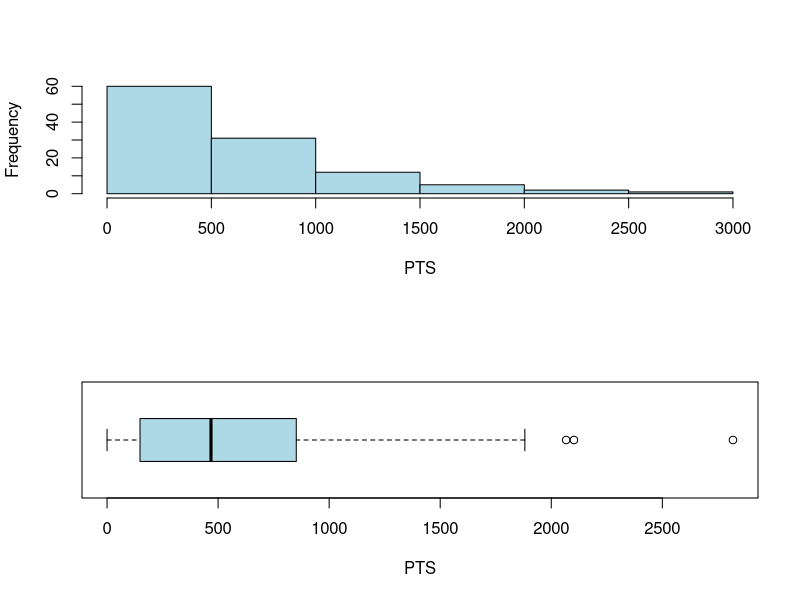
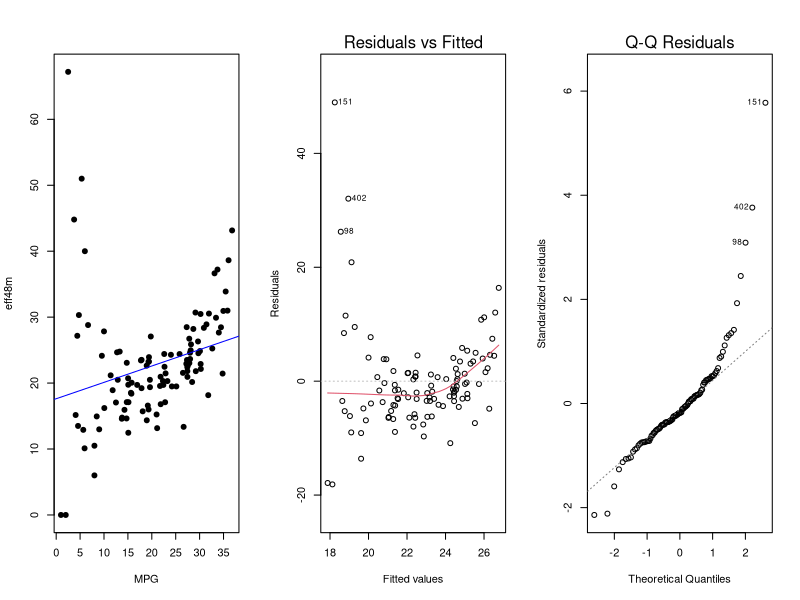
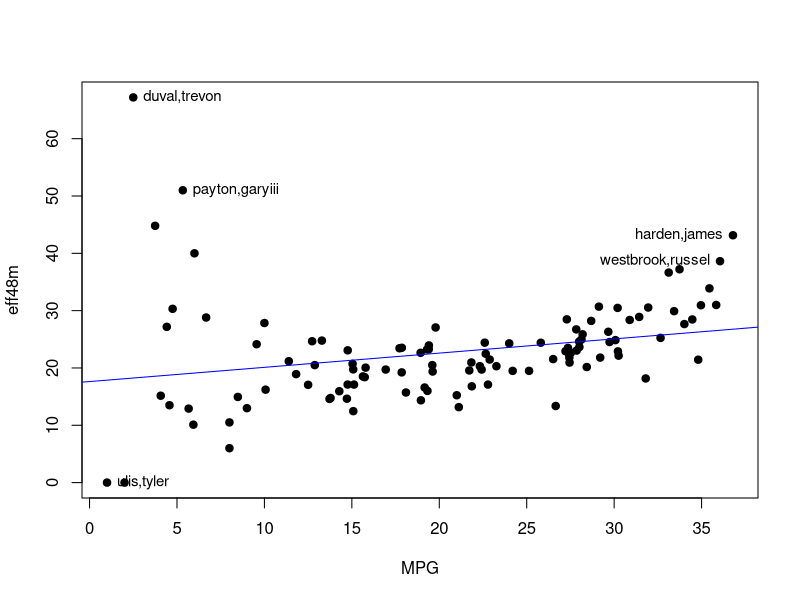
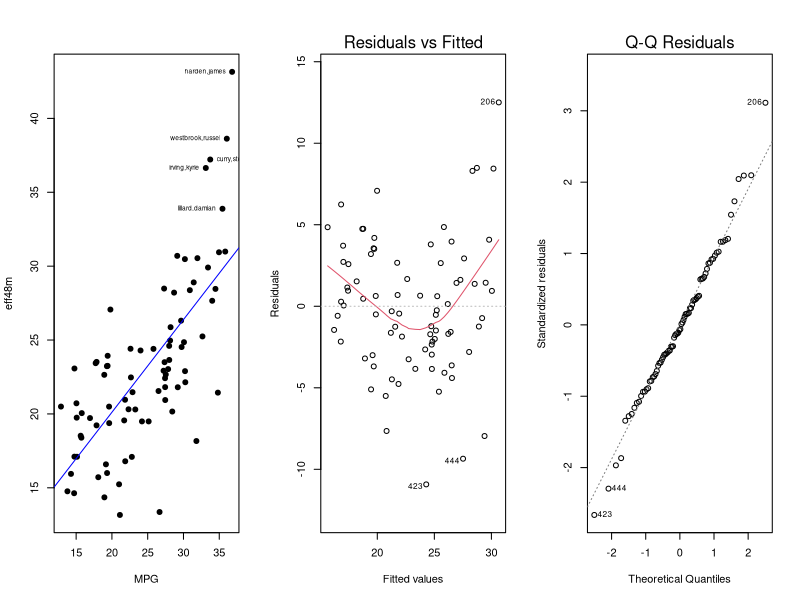
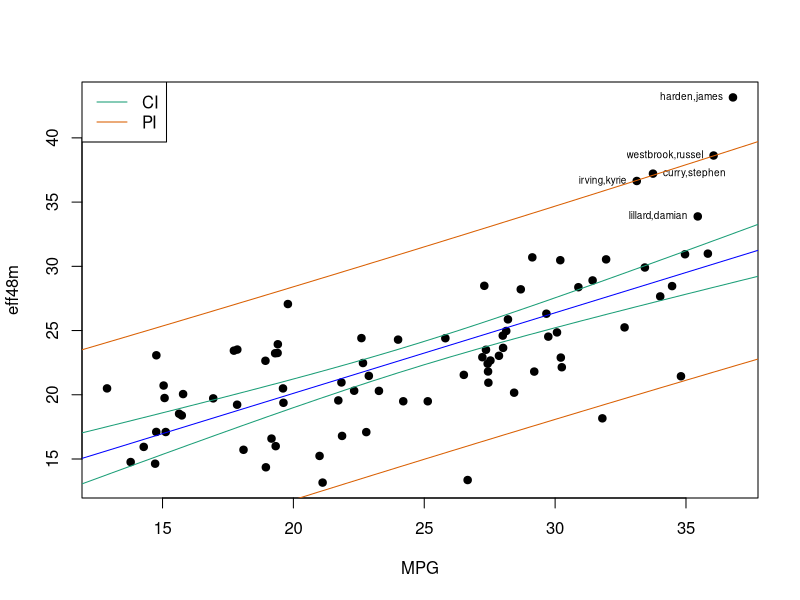
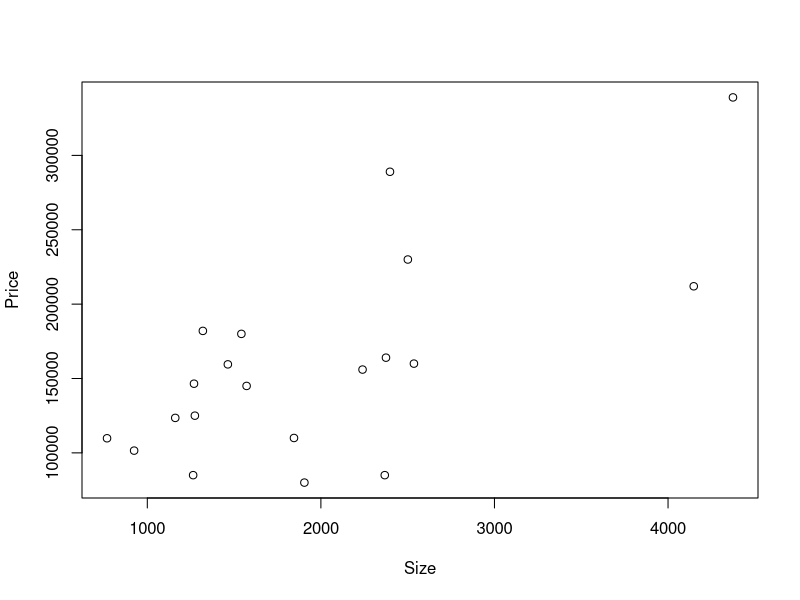
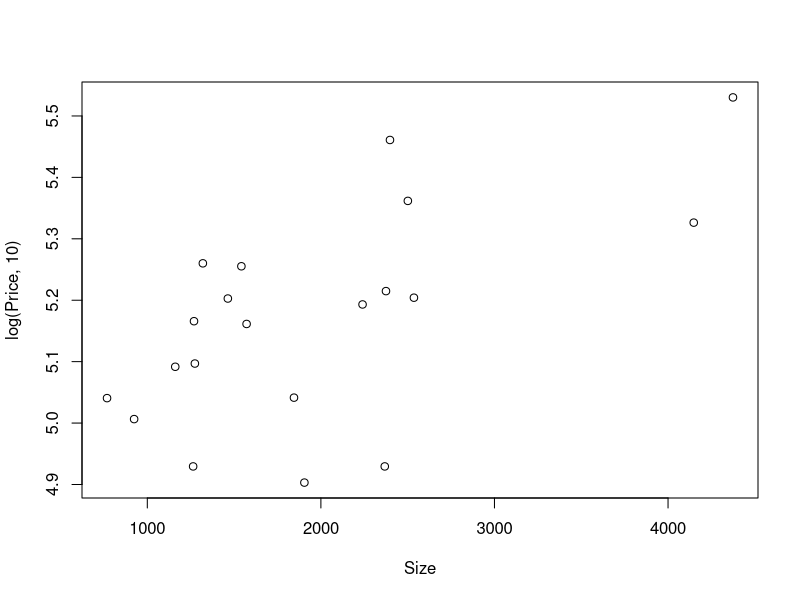
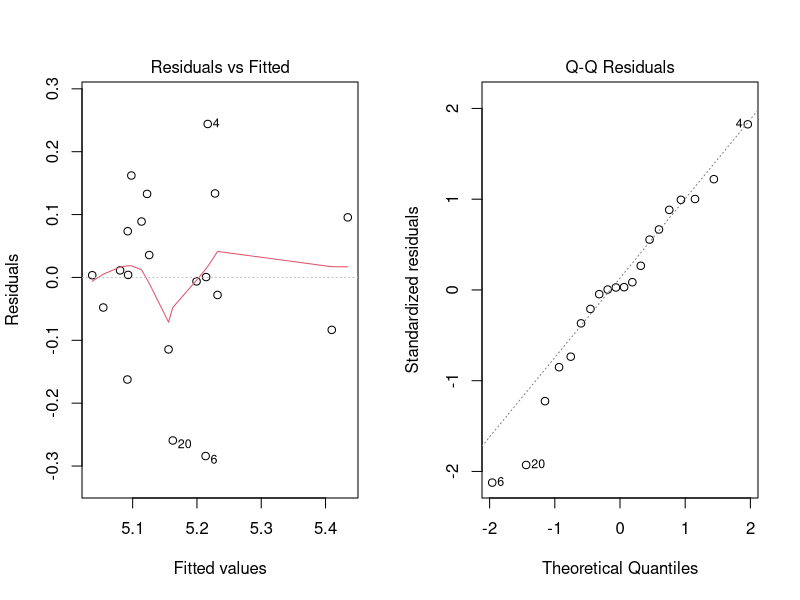

Here is the R script that generated these plots, in order:
## ---- chunk 1
setwd(dirname(rstudioapi::getActiveDocumentContext()$path))
NBAData0 = read.table('NBA18-19.txt', header=TRUE, sep="")
str(NBAData0)
## ---- chunk 2
NBAData=subset(NBAData0, PS=='PG')
head(NBAData)
## ---- chunk 3
par(mfrow=c(2,1))
with(NBAData, hist(PTS,col='lightblue', main = ""))
with(NBAData, boxplot(PTS,col='lightblue', horizontal = TRUE, xlab = "PTS"))
par(mfrow=c(1,1))

## ---- chunk 4
cbind(NBAData$Player[NBAData$PTS>2000],
      NBAData$PTS[NBAData$PTS>2000])

## ---- chunk 5
NBAData$eff48m=(NBAData$PTS + NBAData$TR + NBAData$AS + NBAData$ST + 
        NBAData$BK - (NBAData$FGA-NBAData$FGM) - 
        (NBAData$FTA-NBAData$FTM) - NBAData$TO)*48/NBAData$Min
NBAData$MPG=NBAData$Min/NBAData$GP
head(NBAData)
## ---- chunk 6
NBA.fit0=lm(eff48m ~ MPG, data = NBAData)
summary(NBA.fit0)



## ---- chunk 7
par(mfrow=c(1,3))
plot(eff48m~MPG, pch=19,data=NBAData)
abline(NBA.fit0,col='blue')
plot(NBA.fit0,c(1,2))
## ---- chunk 8
par(mfrow=c(1,1))
plot(eff48m~MPG, pch=19,data=NBAData)
abline(NBA.fit0,col='blue')
#text labels
text(NBAData$MPG[c(33,45,83,103,108)], NBAData$eff48m[c(33,45,83,103,108)],
     label=NBAData$Player[c(33,45,83,103,108)],pos=c(4,2,4,4,2),cex=0.9)
## ---- chunk 9
NBAData[NBAData$Player == "ulis,tyler",]

## ---- chunk 10
NBAFull=subset(NBAData,Min>500 & MPG>6.09)
str(NBAFull)

## ---- chunk 11
NBA.fit=lm(eff48m ~ MPG, data = NBAFull)
summary(NBA.fit)


## ---- chunk 12
par(mfrow=c(1,3))
plot(eff48m~MPG, data=NBAFull,pch=19)
abline(NBA.fit,col='blue')
id=c(19, 31, 37, 43, 79)
text(NBAFull$MPG[id],NBAFull$eff48m[id],label=NBAFull$Player[id],pos=c(4,2,2,2,2),cex=0.6)
plot(NBA.fit, c(1,2))
par(mfrow=c(1,1))
## ---- chunk 13
mean(NBAFull$MPG)
## ---- chunk 14
NBA.fit$coefficients[1] + NBA.fit$coefficients[2]*24.7


## ---- chunk 15
c(1,24.7)%*%c(NBA.fit$coefficients[1],NBA.fit$coefficients[2])


## ---- chunk 16
predict(NBA.fit, data.frame(MPG=24.7))


## ---- chunk 17
mean(predict(NBA.fit, data.frame(MPG=24.7)))
## ---- chunk 18
NBAFull[NBAFull$Player=="westbrook,russel",]

## ---- chunk 19

NBA.fit$coefficients[1] + NBA.fit$coefficients[2]*36.1


## ---- chunk 20
c(1,36.1)%*%c(NBA.fit$coefficients[1],NBA.fit$coefficients[2])

predict(NBA.fit, data.frame(MPG=36.1))


## ---- chunk 21
X=matrix(c(rep(1,82),NBAFull$MPG),nrow=82)
X
x0=c(1,36.1)
x0
s=summary(NBA.fit)$sigma
se_p=s*sqrt(1+ t(x0)%*%solve(t(X)%*%X)%*%x0)
se_c=s*sqrt(t(x0)%*%solve(t(X)%*%X)%*%x0)
se_p
se_c
## ---- chunk 22
#(tstar=qt(p=???, df=???))
#????
ts=qt(p=0.975, df=80)
ts

## ---- chunk 23
new_MPG=data.frame(MPG=36.1)
predict(NBA.fit, new_MPG, interval='confidence', level = .95)
predict(NBA.fit, new_MPG, interval='prediction', level = .95)

## ---- chunk 24
#Harden's stats
NBAFull[NBAFull$Player=="harden,james",]
## ---- chunk 25
par(mfrow=c(1,1))
plot(eff48m~MPG, data=NBAFull,pch=19)
abline(NBA.fit,col='blue')
text(NBAFull$MPG[id],NBAFull$eff48m[id],label=NBAFull$Player[id],pos=c(4,2,2,2,2),cex=0.6)

library(RColorBrewer); cols <- brewer.pal(2, "Dark2")

#Plot "pointwise" Confidence/Prediction bands 
new_MPG=data.frame(MPG=seq(10,40,by=1))
CI.Limits=as.data.frame(predict(NBA.fit,new_MPG,interval='confidence',level=0.95))
PI.Limits=as.data.frame(predict(NBA.fit,new_MPG,interval='prediction',level=0.95))

lines(new_MPG$MPG, CI.Limits$lwr,col=cols[1])
lines(new_MPG$MPG, CI.Limits$upr,col=cols[1])

lines(new_MPG$MPG, PI.Limits$lwr,col=cols[2])
lines(new_MPG$MPG, PI.Limits$upr,col=cols[2])

legend('topleft',legend=c('CI','PI'),lty=1,col=cols)
## ---- chunk 26
houses = read.table('houses.txt', header=TRUE, sep="")
str(houses)
plot(Price~Size, data=houses)
## ---- chunk 27
plot(log(Price,10)~Size, data=houses)

## ---- chunk 28
par(mfrow=c(1,2))
plot(lm(log(Price,10)~Size, data=houses),c(1,2))
par(mfrow=c(1,1))
## ---- chunk 29
fit.houses=lm(log(Price,10)~Size,data=houses)
summary(fit.houses)

## ---- chunk 30
new_houses=data.frame(Size=2000)
predict(fit.houses, new_houses, interval='prediction', level = .95)

## ---- chunk 31
exp(predict(fit.houses, new_houses, interval='prediction', level = .95))



## ---- chunk 32
Cars75Data=read.table("cars75.txt",header=T, sep='\t')
str(Cars75Data)

## ---- chunk 33
cars.fit=lm(mpg~horsepower,data=Cars75Data)
summary(cars.fit)


## ---- chunk 34
new_cars=data.frame(horsepower=130)
predict(cars.fit, new_cars, interval='confidence', level = .95)
predict(cars.fit, new_cars, interval='prediction', level = .95)
## ---- chunk 35
cars.fit2=lm(mpg~horsepower+width,data=Cars75Data)
summary(cars.fit2)

## ---- chunk 36
new_cars2=data.frame(horsepower=130, width=70)
predict(cars.fit2, new_cars2, interval='confidence', level = .95)
predict(cars.fit2, new_cars2, interval='prediction', level = .95)

## ---- chunk 37

new_cars3=data.frame(horsepower=130, width=65)
predict(cars.fit2, new_cars3, interval='confidence', level = .95)
predict(cars.fit2, new_cars3, interval='prediction', level = .95)
